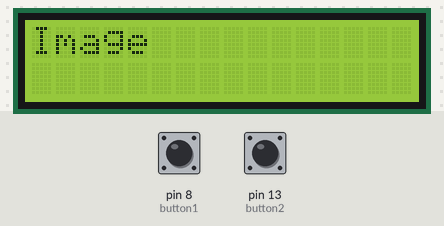
A sketch run on a simulated Arduino Uno, built with avr-gcc and run on an emulated ATmega328P. Parts: 16×2 character LCD. The test bench sets the inputs (shaded band); at power-on: pin 8 (button1) LOW, pin 13 (button2) LOW.

Above: at 1.2 s.
1.3 s: pin 8 (button1) pulled HIGH for 0.15 s
At 2.5 s:
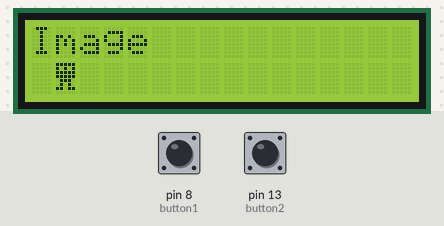
2.9 s: pin 13 (button2) pulled HIGH for 0.15 s
At 3.8 s:
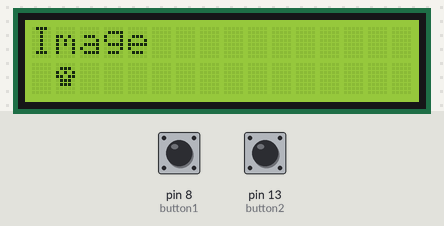
4.5 s: pin 8 (button1) pulled HIGH for 1 s
At 5.0 s:
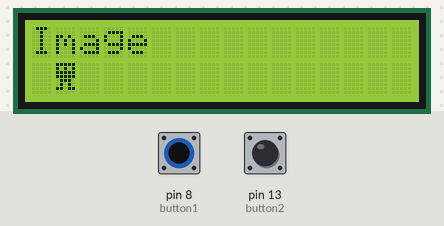
7.0 s: pin 13 (button2) pulled HIGH for 1 s
At 8.1 s:
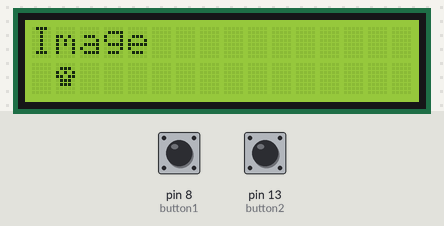
9.5 s: pin 8 (button1) driven HIGH and pin 13 (button2) driven HIGH
At 10.8 s:
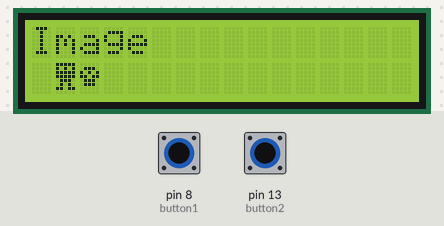
11.2 s: pin 8 (button1) driven LOW
At 11.8 s:
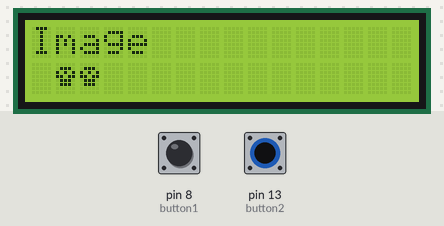
Timing chart, 0 to 14.0 s (numbered marks = the images above; inputs shaded):
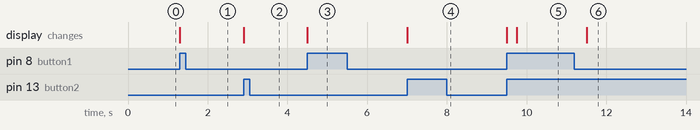

The sketch:

test_05.ino
```cpp
#include <LiquidCrystal.h>
int button1=8;
int button2=13;
int val1;
int val2;
const int rs = 12, en = 11, d4 = 5, d5 = 4, d6 = 3, d7 = 2;
LiquidCrystal lcd(rs, en, d4, d5, d6, d7);
byte Skull[8] = {
  0b00000,
  0b01110,
  0b10101,
  0b11011,
  0b01110,
  0b01110,
  0b00000,
  0b00000
};
byte Alien[8] = {
  0b11111,
  0b10101,
  0b11111,
  0b11111,
  0b01110,
  0b01010,
  0b11011,
  0b00000
};
void setup() {
  lcd.begin(16, 2);
  pinMode(button1,INPUT);
  pinMode(button2,INPUT);
  lcd.createChar(0,Alien);
  lcd.createChar(1,Skull);
}

void loop() {
  val1=digitalRead(button1);
  val2=digitalRead(button2);
  if(val1==HIGH){
    lcd.write(byte(0));
    delay(250);
  }
  if(val2==HIGH){
    lcd.write(byte(1));
    delay(250);
  }
  lcd.setCursor(0, 0);
  lcd.print("Image");
  lcd.setCursor(1, 1);


}
```

Measured:
- after the input at 1.3 s, the display: changes at once (image 1)
- after the input at 2.9 s, the display: changes at once (image 2)
- after the input at 4.5 s, the display: changes at once (image 3)
- after the input at 7.0 s, the display: changes at once (image 4)
- after the input at 9.5 s, the display: first changes at once (image 5 shows a later state)
- after the input at 11.2 s, the display: changes after 0.31 s (image 6)
